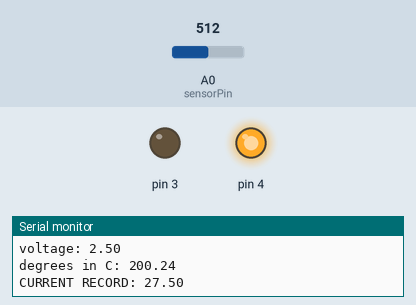
This sketch was run on a simulated Arduino Uno, built with avr-gcc and run on an emulated ATmega328P. Shown: output pins drawn as LEDs (lit = HIGH), the last lines printed to the serial monitor. Inputs (shaded band) come from the test bench; at power-on: A0 (sensorPin) = 512.

Above: at 0.1 s.
At 0.6 s:
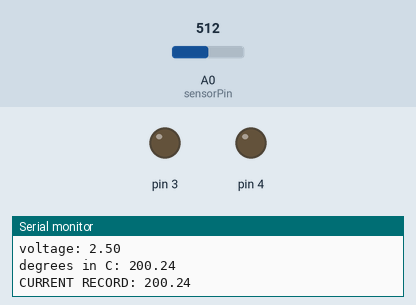
Timing chart, 0 to 2.1 s (numbered marks = the images above):
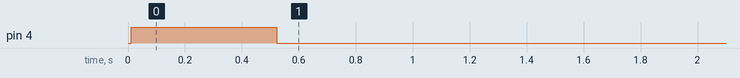

The sketch:

03_special.ino
```cpp
const float b_temp = 23.5;
const int sensorPin = A0;
float record = 27.5;

void  setup()
{
  Serial.begin(9600);
  for(int n_pin = 3; n_pin < 5; n_pin++)
  {
    pinMode(n_pin, OUTPUT);
    digitalWrite(n_pin, LOW);
  }
}

void loop()
{
  int   sensor_val;
  float voltage;
  float temperature;

  sensor_val = analogRead(sensorPin);
  voltage = (sensor_val / 1023.0) * 5.0;
  temperature = 25 + (voltage - 0.75) * 100;

  Serial.print("Sensor Value: ");
  Serial.print(sensor_val);
  Serial.print("\n");
  Serial.print("voltage: ");
  Serial.print(voltage);
  Serial.print("\n");
  Serial.print("degrees in C: ");
  Serial.print(temperature);
  Serial.print("\n");
  Serial.print("CURRENT RECORD: ");
  Serial.print(record);
  Serial.print("\n");
  digitalWrite(3, LOW);
  digitalWrite(4, LOW);
  if (record - temperature > 0 && record - temperature <= 1)
  {
    digitalWrite(3, HIGH);
    digitalWrite(4, LOW);
  }
  else if (temperature > record)
  {
    record = temperature;
    digitalWrite(3,LOW);
    digitalWrite(4, HIGH);
  }
  delay(500);
}
```

Measured:
- by itself, pin 4: LOW → HIGH at 0.01 s, → LOW 0.51 s later
